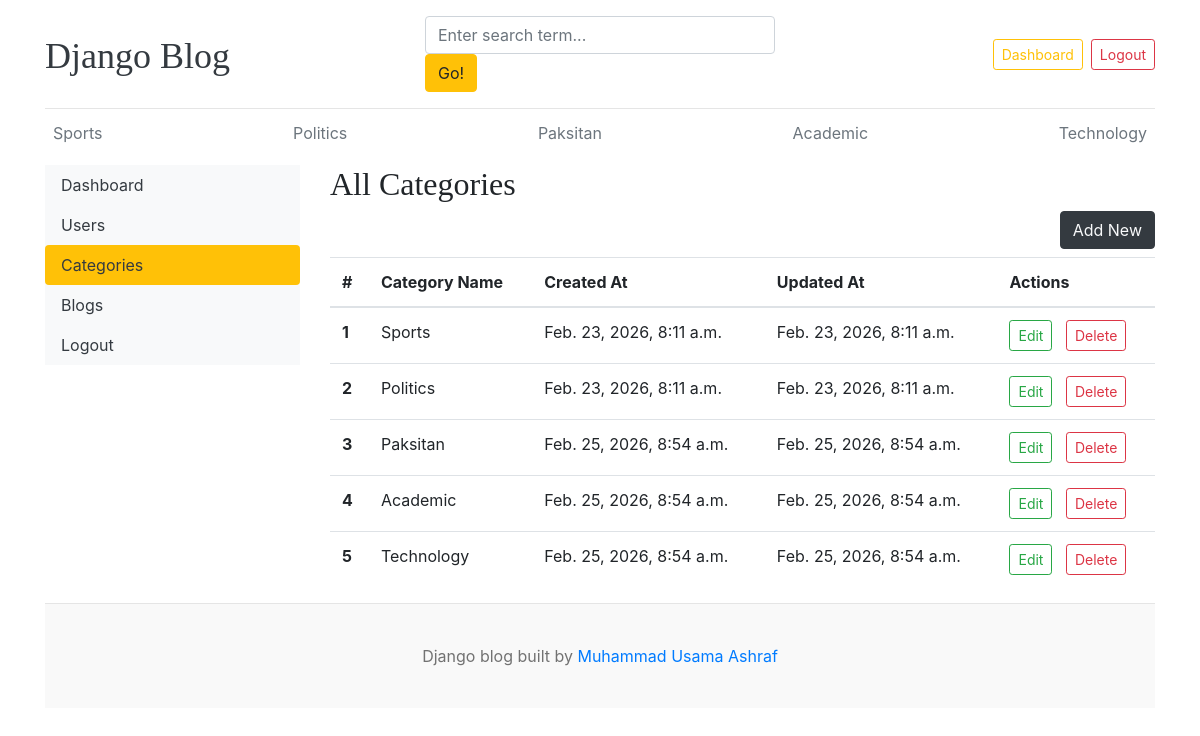
Screenshot of /dashboard/categories/ (signed in) with the database file from the repository.
### blogs/models.py (models this page shows)
class Category(models.Model):
    category_name = models.CharField(max_length=50, unique=True)
    created_at = models.DateTimeField(auto_now_add=True)
    updated_at = models.DateTimeField(auto_now=True)
    class Meta:
        verbose_name_plural = "categories"
    def __str__(self):
        return self.category_name

### dashboards/views.py (the view)
# urls.py: path("categories/", views.categories, name="categories"),
@login_required(login_url="login")
def categories(request):
    return render(request, "dashboards/categories.html")

### blogs/context_processors.py (called while the page is built)
def get_categories(request):
    categories = Category.objects.all()
    return dict(categories=categories)

def get_social_links(request):
    links = SocialLinks.objects.all()
    return dict(links=links)

### templates/dashboards/categories.html (shortened to what this page needs)
{% extends 'base.html' %}
{% block content %}
    <div class="row">
        {% include 'dashboards/sidebar.html' %}
        <div class="col-md-9">
            <h2>All Categories</h2>
            <a href="{% url 'add_category' %}"
               class="btn btn-dark text-light float-right mb-2">Add New</a>
            <table class="table table-hover">
                <thead>
                    <tr>
                        <th>#</th>
                        <th>Category Name</th>
                        <th>Created At</th>
                        <th>Updated At</th>
                        <th>Actions</th>
                    </tr>
                </thead>
                <tbody>
                    {% for cat in categories %}
                        <tr>
                            <th>{{ forloop.counter }}</th>
                            <td>{{ cat }}</td>
                            <td>{{ cat.created_at }}</td>
                            <td>{{ cat.updated_at }}</td>
                            <td>
                                <a href="{% url 'edit_category' cat.id %}"
                                   class="btn btn-sm btn-outline-success ">Edit</a>
                                <a href="{% url 'delete_category' cat.id %}"
                                   class="btn btn-sm btn-outline-danger">Delete</a>
                            </td>
                        </tr>
                    {% endfor %}
                </tbody>
            </table>
        </div>
    </div>
{% endblock %}

### templates/base.html (shortened to what this page needs)
{% load static %}
<!DOCTYPE html>
<html lang="en">
    <head>
        <link href="https://getbootstrap.com/docs/4.0/dist/css/bootstrap.min.css"
              rel="stylesheet">
        <link href="{% static 'css/blog.css' %}" rel="stylesheet">
        <link rel="stylesheet"
              href="https://cdnjs.cloudflare.com/ajax/libs/font-awesome/4.7.0/css/font-awesome.min.css">
    </head>
    <body>
        <div class="container">
            <header class="blog-header py-3">
                <div class="row flex-nowrap justify-content-between align-items-center">
                    <div class="col-4 pt-1">
                        <a class="blog-header-logo text-dark" href="/">Django Blog</a>
                    </div>
                    <div class="col-4">
                        <form action="{% url 'search' %}" method="GET">
                            <input class="form-control"
                                   type="text"
                                   name="keyword"
                                   value="{{ keyword }}"
                                   placeholder="Enter search term..."
                                   aria-label="Enter search term..."
                                   aria-describedby="button-search" />
                            <button class="btn btn-warning id=" button-search" type="submit">Go!
                            </button>
                        </form>
                    </div>
                    <div class="col-4 d-flex justify-content-end align-items-center">
                        {% if not user.is_authenticated %}
                            <a class="btn btn-sm btn-warning" href="{% url 'login' %}">Login</a> &nbsp;
                            <a class="btn btn-sm btn-outline-secondary" href="{% url 'register' %}">Register</a>
                        {% else %}
                            <span>
                                <a class="btn btn-sm btn-outline-warning {% if request.resolver_match.url_name == 'dashboard' %}active{% endif %}"
                                   href="{% url 'dashboard' %}">Dashboard</a>
                            </span>
                            <span class="ml-2">
                                <a class="btn btn-sm btn-outline-danger" href="{% url 'logout' %}">Logout</a>
                            </span>
                        {% endif %}
                    </div>
                </div>
            </header>
            <div class="nav-scroller py-1 mb-2">
                <nav class="nav d-flex justify-content-between">
                    {% for cat in categories %}
                        <a class="p-2 text-muted" href="{% url 'posts_by_category' cat.id %}">{{ cat.category_name }}</a>
                    {% endfor %}
                </nav>
            </div>
            {% block content %}{% endblock %}
            <footer class="blog-footer">
                <p>
                    Django blog built by <a href="https://github.com/oyrana">Muhammad Usama Ashraf</a>
                </p>
            </footer>
        </body>
    </html>

### config/static/css/blog.css (style rules this page uses)
.blog-header { border-bottom: 1px solid #e5e5e5; }
.blog-header-logo { font-family: "Playfair Display", Georgia, "Times New Roman", serif; font-size: 2.25rem; }
h1, h2, h3, h4, h5, h6 { font-family: "Playfair Display", Georgia, "Times New Roman", serif; }
.blog-footer { padding: 2.5rem 0; color: #727272; text-align: center; background-color: #f9f9f9; border-top: .05rem solid #e5e5e5; }
.blog-footer p:last-child { margin-bottom: 0; }

### rows the page displays
Category: category_name "Sports", created_at "Feb. 23, 2026, 8:11 a.m.", updated_at "Feb. 23, 2026, 8:11 a.m."
Category: category_name "Politics", created_at "Feb. 23, 2026, 8:11 a.m.", updated_at "Feb. 23, 2026, 8:11 a.m."
Category: category_name "Paksitan", created_at "Feb. 25, 2026, 8:54 a.m.", updated_at "Feb. 25, 2026, 8:54 a.m."
Category: category_name "Academic", created_at "Feb. 25, 2026, 8:54 a.m.", updated_at "Feb. 25, 2026, 8:54 a.m."
Category: category_name "Technology", created_at "Feb. 25, 2026, 8:54 a.m.", updated_at "Feb. 25, 2026, 8:54 a.m."
